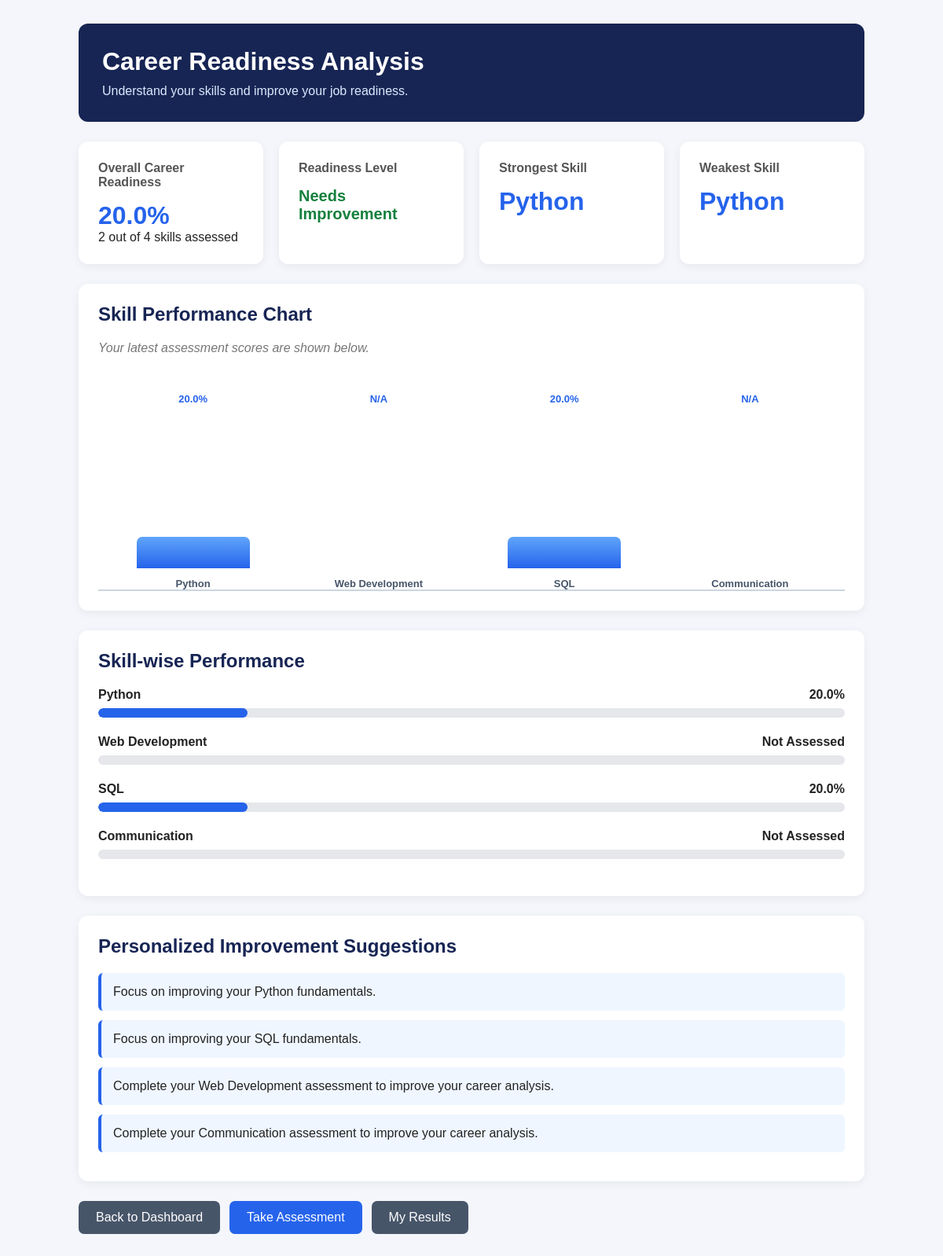
Screenshot of /career-analysis (signed in) with the database file from the repository.
### database.py (models this page shows)
class Assessment(db.Model):
    __tablename__ = "assessments"
    id = db.Column(db.Integer, primary_key=True)
    student_id = db.Column(
        db.Integer,
        db.ForeignKey("students.id"),
        nullable=False
    )
    skill_name = db.Column(db.String(100), nullable=False)
    total_questions = db.Column(db.Integer, nullable=False)
    correct_answers = db.Column(db.Integer, nullable=False)
    score = db.Column(db.Float, nullable=False)
    readiness_level = db.Column(db.String(50), nullable=False)
    created_at = db.Column(db.DateTime, default=datetime.utcnow)

### app.py (the view)
@app.route("/career-analysis")
@login_required
def career_analysis():
    student_id = session["student_id"]
    assessment_records = Assessment.query.filter_by(
        student_id=student_id
    ).order_by(
        Assessment.created_at.desc()
    ).all()
    skill_categories = [
        "Python",
        "Web Development",
        "SQL",
        "Communication"
    ]
    skill_scores = {}
    for skill in skill_categories:
        latest_assessment = next(
            (
                record for record in assessment_records
                if record.skill_name == skill
            ),
            None
        )
        if latest_assessment:
            skill_scores[skill] = latest_assessment.score
        else:
            skill_scores[skill] = None
    completed_scores = {
        skill: score
        for skill, score in skill_scores.items()
        if score is not None
    }
    if completed_scores:
        overall_score = round(
            sum(completed_scores.values()) / len(completed_scores),
            2
        )
        strongest_skill = max(
            completed_scores,
            key=completed_scores.get
        )
        weakest_skill = min(
            completed_scores,
            key=completed_scores.get
        )
    else:
        overall_score = 0
        strongest_skill = None
        weakest_skill = None
    if not completed_scores:
        overall_level = "Not Assessed"
    elif overall_score >= 80:
        overall_level = "Job Ready"
    elif overall_score >= 60:
        overall_level = "Nearly Job Ready"
    elif overall_score >= 40:
        overall_level = "Developing Skills"
    else:
        overall_level = "Needs Improvement"
    suggestions = []
    for skill, score in completed_scores.items():
        if score < 40:
            suggestions.append(
                f"Focus on improving your {skill} fundamentals."
            )
        elif score < 60:
            suggestions.append(
                f"Practice more {skill} questions and exercises."
            )
        elif score < 80:
            suggestions.append(
                f"Improve your {skill} skills through practical projects."
            )
        else:
            suggestions.append(
                f"Excellent work in {skill}! Continue practising."
            )
    for skill, score in skill_scores.items():
        if score is None:
            suggestions.append(
                f"Complete your {skill} assessment to improve your career analysis."
            )
    return render_template(
        "career_analysis.html",
        skill_scores=skill_scores,
        overall_score=overall_score,
        overall_level=overall_level,
        strongest_skill=strongest_skill,
        weakest_skill=weakest_skill,
        suggestions=suggestions,
        completed_count=len(completed_scores)
    )

### app.py (called while the page is built)
def login_required(route_function):
    @wraps(route_function)
    def wrapper(*args, **kwargs):
        if "student_id" not in session:
            flash("Please login to access your dashboard.", "error")
            return redirect(url_for("login"))
        return route_function(*args, **kwargs)
    return wrapper

### templates/career_analysis.html (shortened to what this page needs)
<!DOCTYPE html>
<html lang="en">
<head>
</head>
<body>
<div class="container">
    <div class="header">
        <h1>Career Readiness Analysis</h1>
        <p>Understand your skills and improve your job readiness.</p>
    </div>
    <div class="summary">
        <div class="card">
            <h3>Overall Career Readiness</h3>
            <div class="score">{{ overall_score }}%</div>
            <p>{{ completed_count }} out of 4 skills assessed</p>
        </div>
        <div class="card">
            <h3>Readiness Level</h3>
            <div class="level">{{ overall_level }}</div>
        </div>
        <div class="card">
            <h3>Strongest Skill</h3>
            {% if strongest_skill %}
                <div class="score">{{ strongest_skill }}</div>
            {% else %}
                <p class="empty">No assessments completed</p>
            {% endif %}
        </div>
        <div class="card">
            <h3>Weakest Skill</h3>
            {% if weakest_skill %}
                <div class="score">{{ weakest_skill }}</div>
            {% else %}
                <p class="empty">No assessments completed</p>
            {% endif %}
        </div>
    </div>
    <div class="section">
        <h2>Skill Performance Chart</h2>
        <p class="empty">
            Your latest assessment scores are shown below.
        </p>
        <div class="chart">
            {% for skill, score in skill_scores.items() %}
                <div class="chart-item">
                    {% if score is not none %}
                        <div class="chart-value">
                            {{ score }}%
                        </div>
                    {% else %}
                        <div class="chart-value">N/A</div>
                    {% endif %}
                    <div class="bar-container">
                        <div class="chart-bar"
                             style="height: {{ score if score is not none else 0 }}%;">
                        </div>
                    </div>
                    <div class="chart-label">
                        {{ skill }}
                    </div>
                </div>
            {% endfor %}
        </div>
    </div>
    <div class="section">
        <h2>Skill-wise Performance</h2>
        {% for skill, score in skill_scores.items() %}
            <div class="skill">
                <div class="skill-info">
                    <span>{{ skill }}</span>
                    {% if score is not none %}
                        <span>{{ score }}%</span>
                    {% else %}
                        <span>Not Assessed</span>
                    {% endif %}
                </div>
                <div class="progress">
                    <div class="progress-bar"
                         style="width: {{ score if score is not none else 0 }}%;">
                    </div>
                </div>
            </div>
        {% endfor %}
    </div>
    <div class="section">
        <h2>Personalized Improvement Suggestions</h2>
        {% for suggestion in suggestions %}
            <div class="suggestion">
                {{ suggestion }}
            </div>
        {% else %}
            <p class="empty">
                Complete your assessments to receive suggestions.
            </p>
        {% endfor %}
    </div>
    <div class="navigation">
        <a href="{{ url_for('dashboard') }}" class="btn secondary">
            Back to Dashboard
        </a>
        <a href="{{ url_for('assessment') }}" class="btn">
            Take Assessment
        </a>
        <a href="{{ url_for('my_results') }}" class="btn secondary">
            My Results
        </a>
    </div>
</div>
</body>
</html>

### templates/career_analysis.html (style rules this page uses)
* { margin: 0; padding: 0; box-sizing: border-box; }
body { font-family: Arial, sans-serif; background: #f4f6fb; color: #222; padding: 30px; }
.container { max-width: 1000px; margin: auto; }
.header { background: #172554; color: white; padding: 30px; border-radius: 12px; margin-bottom: 25px; }
.header h1 { margin-bottom: 10px; }
.header p { color: #dbeafe; }
.summary { display: grid; grid-template-columns: repeat(auto-fit, minmax(200px, 1fr)); gap: 20px; margin-bottom: 25px; }
.card { background: white; padding: 25px; border-radius: 12px; box-shadow: 0 3px 12px rgba(0,0,0,0.06); }
.card h3 { color: #555; margin-bottom: 15px; font-size: 16px; }
.score { font-size: 32px; font-weight: bold; color: #2563eb; }
.level { font-size: 20px; font-weight: bold; color: #15803d; }
.section { background: white; padding: 25px; border-radius: 12px; margin-bottom: 25px; box-shadow: 0 3px 12px rgba(0,0,0,0.06); }
.section h2 { margin-bottom: 20px; color: #172554; }
.skill { margin-bottom: 22px; }
.skill-info { display: flex; justify-content: space-between; margin-bottom: 8px; font-weight: bold; }
.progress { height: 12px; background: #e5e7eb; border-radius: 20px; overflow: hidden; }
.progress-bar { height: 100%; background: #2563eb; border-radius: 20px; }
.chart { display: flex; align-items: flex-end; justify-content: space-around; gap: 15px; height: 280px; padding: 20px 10px 0; border-bottom: 2px solid #cbd5e1; margin-top: 20px; }
.chart-item { flex: 1; height: 100%; display: flex; flex-direction: column; align-items: center; justify-content: flex-end; min-width: 0; }
.chart-value { font-size: 13px; font-weight: bold; color: #2563eb; margin-bottom: 8px; }
.bar-container { height: 200px; width: 65%; display: flex; align-items: flex-end; }
.chart-bar { width: 100%; background: linear-gradient(to top, #2563eb, #60a5fa); border-radius: 7px 7px 0 0; min-height: 0; transition: height 0.4s ease; }
.chart-label { margin-top: 12px; font-size: 13px; font-weight: bold; color: #475569; text-align: center; }
.suggestion { background: #eff6ff; padding: 15px; border-left: 4px solid #2563eb; border-radius: 6px; margin-bottom: 12px; }
.navigation { display: flex; flex-wrap: wrap; gap: 12px; margin-top: 25px; }
.btn { text-decoration: none; background: #2563eb; color: white; padding: 12px 22px; border-radius: 7px; display: inline-block; }
.secondary { background: #475569; }
.empty { color: #777; font-style: italic; }

### rows the page displays
Assessment: score "20.0", skill_name "Python"
Assessment: score "20.0", skill_name "SQL"

### other values shown
{{ overall_score }} "20.0"
{{ completed_count }} "2"
{{ overall_level }} "Needs Improvement"
{{ strongest_skill }} "Python"
{{ weakest_skill }} "Python"
{{ skill }} "Web Development" "Communication"
{{ suggestion }} "Focus on improving your Python fundamentals." "Focus on improving your SQL fundamentals." "Complete your Web Development assessment to improve your career analysis." "Complete your Communication assessment to improve your career analysis."
